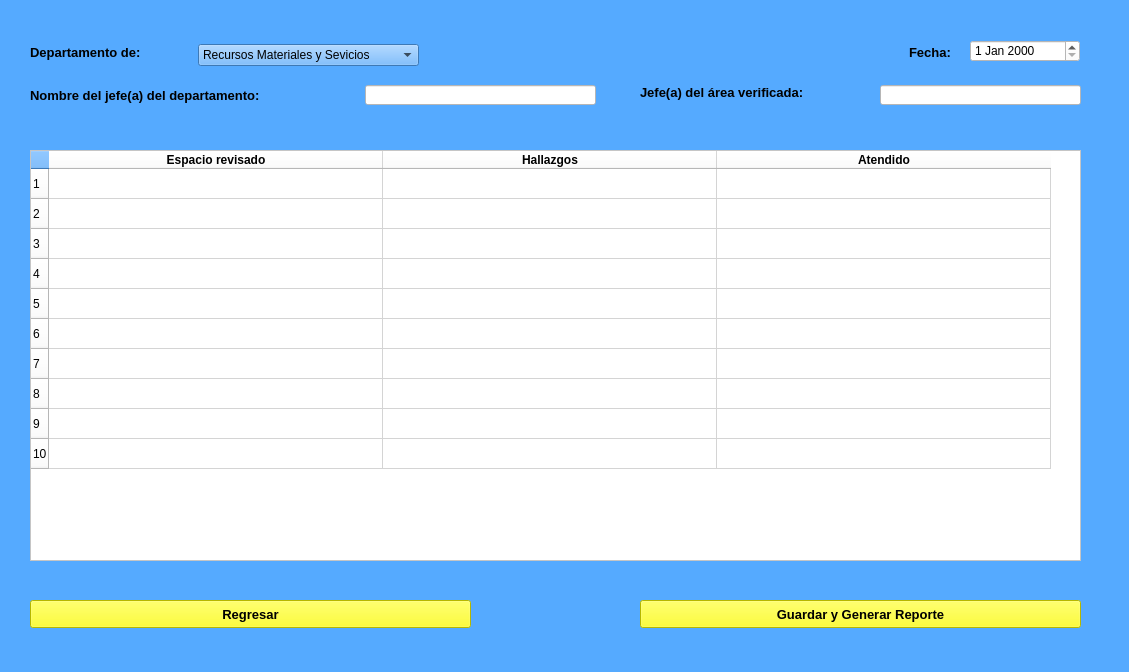
<?xml version="1.0" encoding="UTF-8"?>
<ui version="4.0">
 <class>RealizarVerificacion</class>
 <widget class="QMainWindow" name="RealizarVerificacion">
  <property name="geometry">
   <rect>
    <x>0</x>
    <y>0</y>
    <width>1129</width>
    <height>672</height>
   </rect>
  </property>
  <property name="windowTitle">
   <string>MainWindow</string>
  </property>
  <property name="styleSheet">
   <string notr="true">QWidget{
	background-color: rgb(85, 170, 255);
}
QPushButton{
	background-color: rgb(255, 255, 0);
}</string>
  </property>
  <widget class="QWidget" name="centralwidget">
   <widget class="QLabel" name="label">
    <property name="geometry">
     <rect>
      <x>30</x>
      <y>37</y>
      <width>161</width>
      <height>31</height>
     </rect>
    </property>
    <property name="font">
     <font>
      <pointsize>10</pointsize>
      <weight>75</weight>
      <bold>true</bold>
     </font>
    </property>
    <property name="text">
     <string>Departamento de:</string>
    </property>
   </widget>
   <widget class="QLabel" name="label_2">
    <property name="geometry">
     <rect>
      <x>640</x>
      <y>77</y>
      <width>231</width>
      <height>31</height>
     </rect>
    </property>
    <property name="font">
     <font>
      <pointsize>10</pointsize>
      <weight>75</weight>
      <bold>true</bold>
     </font>
    </property>
    <property name="text">
     <string>Jefe(a) del área verificada:</string>
    </property>
   </widget>
   <widget class="QLineEdit" name="lineEdit">
    <property name="geometry">
     <rect>
      <x>365</x>
      <y>85</y>
      <width>231</width>
      <height>20</height>
     </rect>
    </property>
    <property name="styleSheet">
     <string notr="true">background-color: rgb(255, 255, 255);</string>
    </property>
   </widget>
   <widget class="QLabel" name="label_3">
    <property name="geometry">
     <rect>
      <x>909</x>
      <y>37</y>
      <width>61</width>
      <height>31</height>
     </rect>
    </property>
    <property name="font">
     <font>
      <pointsize>10</pointsize>
      <weight>75</weight>
      <bold>true</bold>
     </font>
    </property>
    <property name="text">
     <string>Fecha:</string>
    </property>
   </widget>
   <widget class="QDateEdit" name="fechador">
    <property name="geometry">
     <rect>
      <x>970</x>
      <y>40</y>
      <width>110</width>
      <height>22</height>
     </rect>
    </property>
    <property name="styleSheet">
     <string notr="true">background-color: rgb(255, 255, 255);</string>
    </property>
   </widget>
   <widget class="QTableWidget" name="tableWidget">
    <property name="geometry">
     <rect>
      <x>30</x>
      <y>150</y>
      <width>1051</width>
      <height>411</height>
     </rect>
    </property>
    <property name="styleSheet">
     <string notr="true">background-color: rgb(255, 255, 255);</string>
    </property>
    <property name="midLineWidth">
     <number>0</number>
    </property>
    <property name="autoScroll">
     <bool>true</bool>
    </property>
    <property name="rowCount">
     <number>10</number>
    </property>
    <attribute name="horizontalHeaderCascadingSectionResizes">
     <bool>false</bool>
    </attribute>
    <attribute name="horizontalHeaderDefaultSectionSize">
     <number>334</number>
    </attribute>
    <attribute name="horizontalHeaderShowSortIndicator" stdset="0">
     <bool>false</bool>
    </attribute>
    <row/>
    <row/>
    <row/>
    <row/>
    <row/>
    <row/>
    <row/>
    <row/>
    <row/>
    <row/>
    <column>
     <property name="text">
      <string>Espacio revisado</string>
     </property>
     <property name="font">
      <font>
       <weight>75</weight>
       <bold>true</bold>
      </font>
     </property>
    </column>
    <column>
     <property name="text">
      <string>Hallazgos</string>
     </property>
     <property name="font">
      <font>
       <weight>75</weight>
       <bold>true</bold>
      </font>
     </property>
    </column>
    <column>
     <property name="text">
      <string>Atendido</string>
     </property>
     <property name="font">
      <font>
       <weight>75</weight>
       <bold>true</bold>
      </font>
     </property>
    </column>
   </widget>
   <widget class="QPushButton" name="boton_regresar">
    <property name="geometry">
     <rect>
      <x>30</x>
      <y>600</y>
      <width>441</width>
      <height>28</height>
     </rect>
    </property>
    <property name="font">
     <font>
      <pointsize>10</pointsize>
      <weight>75</weight>
      <bold>true</bold>
     </font>
    </property>
    <property name="text">
     <string>Regresar</string>
    </property>
   </widget>
   <widget class="QPushButton" name="boton_guardar">
    <property name="geometry">
     <rect>
      <x>640</x>
      <y>600</y>
      <width>441</width>
      <height>28</height>
     </rect>
    </property>
    <property name="font">
     <font>
      <pointsize>10</pointsize>
      <weight>75</weight>
      <bold>true</bold>
     </font>
    </property>
    <property name="text">
     <string>Guardar y Generar Reporte</string>
    </property>
   </widget>
   <widget class="QLabel" name="label_4">
    <property name="geometry">
     <rect>
      <x>30</x>
      <y>80</y>
      <width>331</width>
      <height>31</height>
     </rect>
    </property>
    <property name="font">
     <font>
      <pointsize>10</pointsize>
      <weight>75</weight>
      <bold>true</bold>
     </font>
    </property>
    <property name="text">
     <string>Nombre del jefe(a) del departamento:</string>
    </property>
   </widget>
   <widget class="QLineEdit" name="lineEdit_2">
    <property name="geometry">
     <rect>
      <x>880</x>
      <y>85</y>
      <width>201</width>
      <height>20</height>
     </rect>
    </property>
    <property name="styleSheet">
     <string notr="true">background-color: rgb(255, 255, 255);</string>
    </property>
   </widget>
   <widget class="QComboBox" name="comboBox_departamento">
    <property name="geometry">
     <rect>
      <x>198</x>
      <y>44</y>
      <width>221</width>
      <height>22</height>
     </rect>
    </property>
    <item>
     <property name="text">
      <string>Recursos Materiales y Sevicios</string>
     </property>
    </item>
    <item>
     <property name="text">
      <string>Cómputo</string>
     </property>
    </item>
    <item>
     <property name="text">
      <string>Mantenimiento</string>
     </property>
    </item>
   </widget>
  </widget>
 </widget>
 <resources/>
 <connections/>
</ui>
